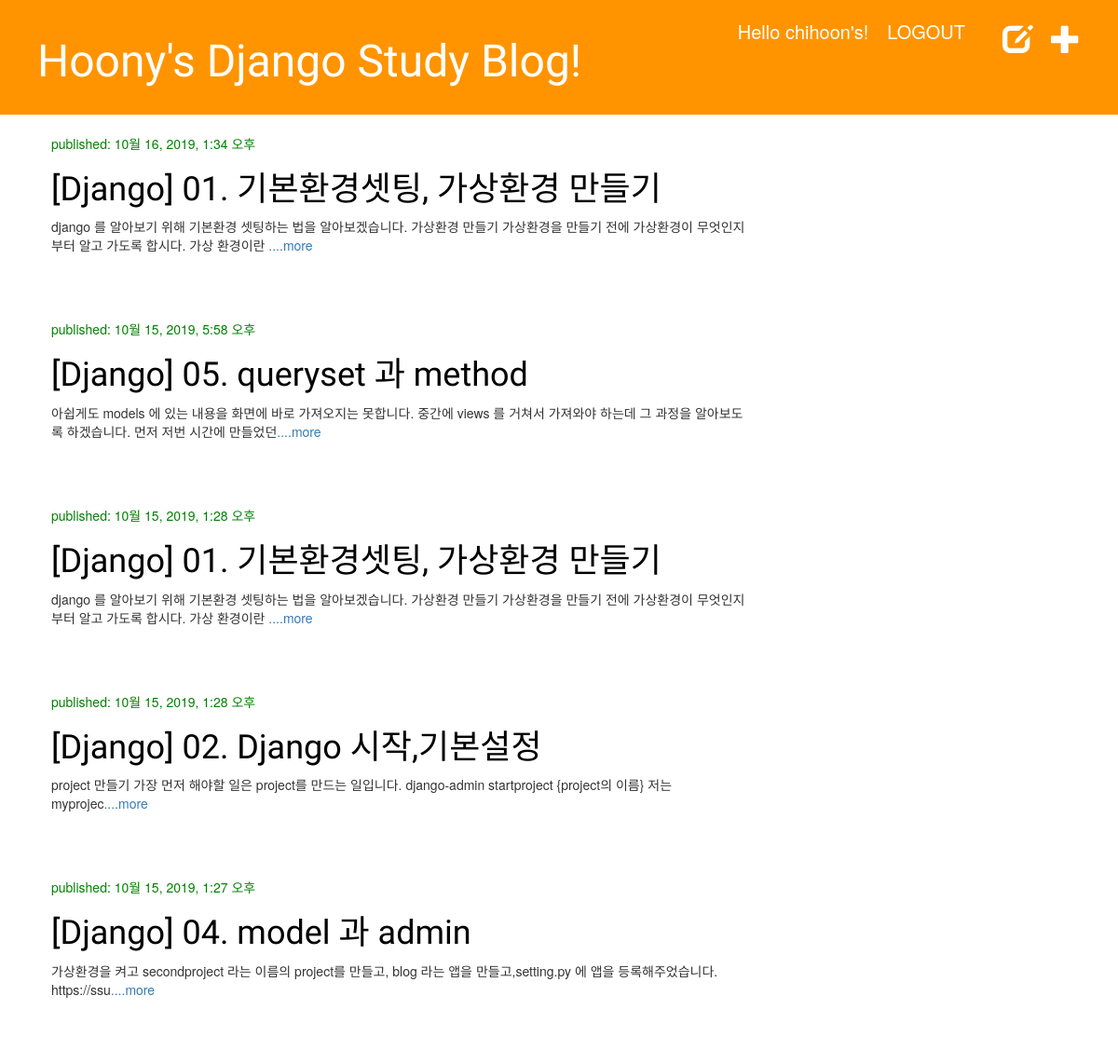
The app's page / (signed in) with its own data.
### blog/models.py (models this page shows, shortened)
class Post(models.Model):
    author = models.ForeignKey(settings.AUTH_USER_MODEL, on_delete=models.CASCADE)
    title = models.CharField(max_length = 200)
    text = models.TextField()
    created_data = models.DateTimeField(default = timezone.now)
    published_date = models.DateTimeField(blank=True, null=True)
    def summary(self):
        return self.text[:100]

### blog/views.py (the view)
# urls.py: path('',views.post_list, name='post_list'),
def post_list(request):
    queryset = Post.objects.all()
    post_list=queryset.filter(published_date__lte  = timezone.now()).order_by('-published_date')
    ctx= {
        'post_list':post_list
    }
    return render(request,'blog/post_list.html',ctx)

### blog/templates/blog/post_list.html
{% extends 'blog/base.html' %}
{% block body %}
{% for post in post_list %}
  <div class="post">
      <div class="date">
          <p>published: {{ post.published_date }}</p>
      </div>
      <h1><a href="{% url 'post_detail' post.pk %}">{{ post.title }}</a></h1>
      <p>{{ post.summary }}<a href="{% url 'post_detail' post.pk %}">....more</a></p>
  </div>
{% endfor %}
{% endblock %}

### blog/templates/blog/base.html (shortened to what this page needs)
<!DOCTYPE html>
{% load static %}
<html>
    <head>
        <link rel="stylesheet" href="//maxcdn.bootstrapcdn.com/bootstrap/3.2.0/css/bootstrap.min.css">
        <link rel="stylesheet" href="//maxcdn.bootstrapcdn.com/bootstrap/3.2.0/css/bootstrap-theme.min.css">
        <link rel="stylesheet" href="{% static 'css/base.css' %}">
    </head>
    <body>
      <div class="page-header">
          {% if user.is_authenticated %}
             <a href="{% url 'post_new' %}" class="top-menu">
               <span class="glyphicon glyphicon-plus"></span>
             </a>
             <a href="{% url 'post_draft_list' %}" class="top-menu">
               <span class="glyphicon glyphicon-edit"></span>
             </a>
              <a href="{% url 'logout' %}" class="top-menu">
                <span class="top-menu2" onclick="return confirm('Logout OK?')">LOGOUT</span>
              </a>
                <p class="top-menu2" > Hello chihoon's!  </p>
          {% else %}
             <a href="{% url 'login' %}?next={{request.path}}" class="top-menu">
               <span class="glyphicon glyphicon-lock"></span>
             </a>
          {% endif %}
             <h1><a href="/">Hoony's Django Study Blog!</a></h1>
      </div>
    <div class="content container">
        <div class="row">
            <div class="col-md-8">
            {% block body %}
            {% endblock %}
            </div>
        </div>
    </div>
    </body>
</html>

### blog/static/css/base.css (style rules this page uses)
h1 a { color: #FCA205; font-family: 'Oswald', sans-serif; }
.page-header { background-color: #ff9400; margin-top: 0; padding: 20px 20px 20px 40px; }
.page-header h1, .page-header h1 a, .page-header h1 a:visited, .page-header h1 a:active { color: #ffffff; font-size: 36pt; text-decoration: none; }
.content { margin-left: 40px; }
h1, h2, h3, h4 { font-family: 'Lobster', cursive; }
.date { color: green; }
.top-menu, .top-menu:hover, .top-menu:visited { color: #ffffff; float: right; font-size: 24pt; margin-right: 20px; }
.top-menu2, .top-menu2:hover, .top-menu2:visited { color: #ffffff; float: right; font-size: 15pt; margin-right: 20px; }
.post { margin-bottom: 70px; }
.post h1 a, .post h1 a:visited, .post h2 a, .post h2 a:visited { color: #000000; }

### records on screen
Post: published_date "10월 16, 2019, 1:34 오후", title "[Django] 01. 기본환경셋팅, 가상환경 만들기", summary "django 를 알아보기 위해 기본환경 셋팅하는 법을 알아보겠습니다. 가상환경 만들기 가상환경을 만들기 전에 가상환경이 무엇인지 부터 알고 가도록 합시다. 가상 환경이란"
Post: published_date "10월 15, 2019, 5:58 오후", title "[Django] 05. queryset 과 method", summary "아쉽게도 models 에 있는 내용을 화면에 바로 가져오지는 못합니다. 중간에 views 를 거쳐서 가져와야 하는데 그 과정을 알아보도록 하겠습니다. 먼저 저번 시간에 만들었던"
Post: published_date "10월 15, 2019, 1:28 오후", title "[Django] 01. 기본환경셋팅, 가상환경 만들기", summary "django 를 알아보기 위해 기본환경 셋팅하는 법을 알아보겠습니다. 가상환경 만들기 가상환경을 만들기 전에 가상환경이 무엇인지 부터 알고 가도록 합시다. 가상 환경이란"
Post: published_date "10월 15, 2019, 1:28 오후", title "[Django] 02. Django 시작,기본설정", summary "project 만들기 가장 먼저 해야할 일은 project를 만드는 일입니다. django-admin startproject {project의 이름} 저는 myprojec"
Post: published_date "10월 15, 2019, 1:27 오후", title "[Django] 04. model 과 admin", summary "가상환경을 켜고 secondproject 라는 이름의 project를 만들고, blog 라는 앱을 만들고,setting.py 에 앱을 등록해주었습니다. https://ssu"
